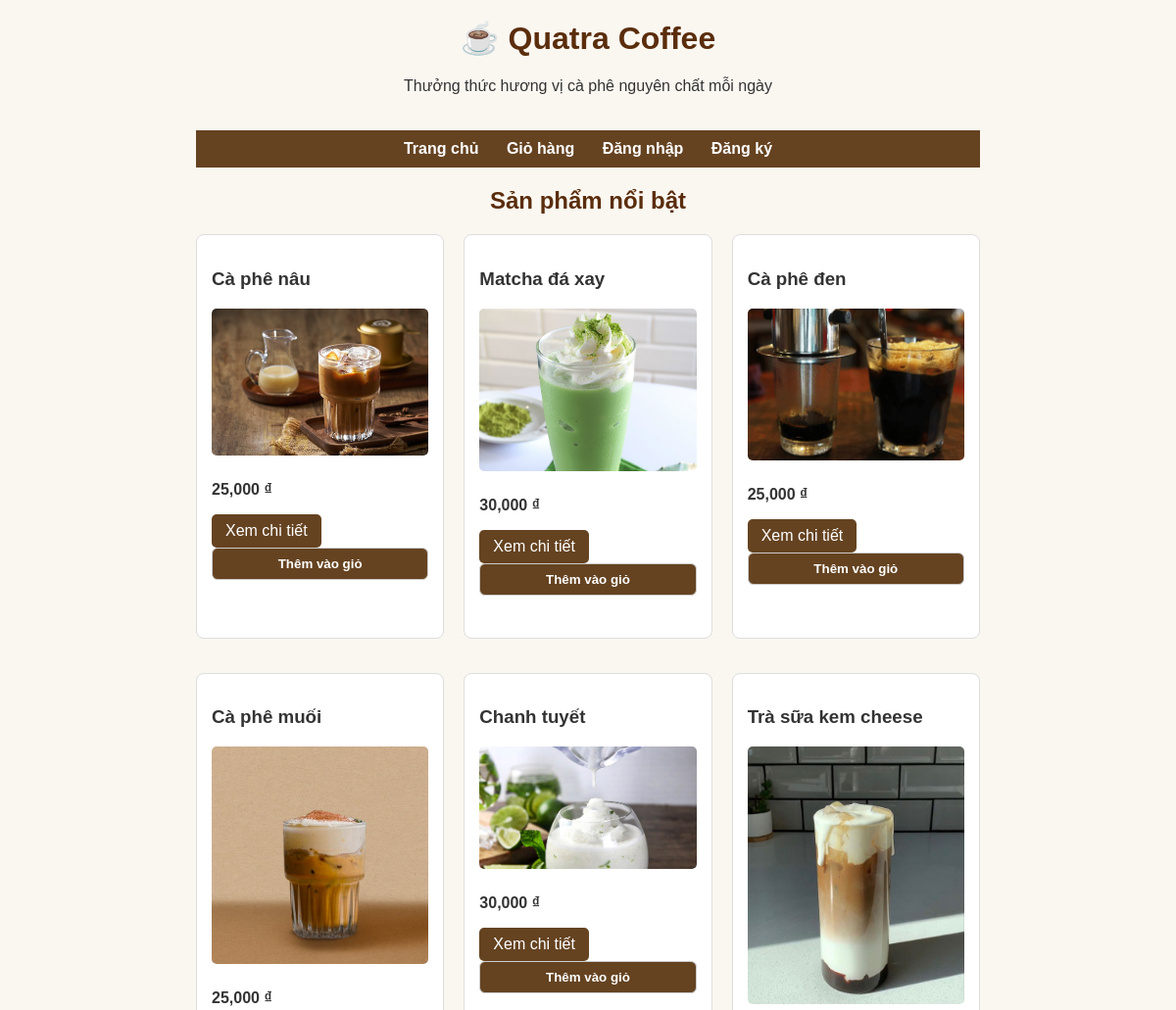
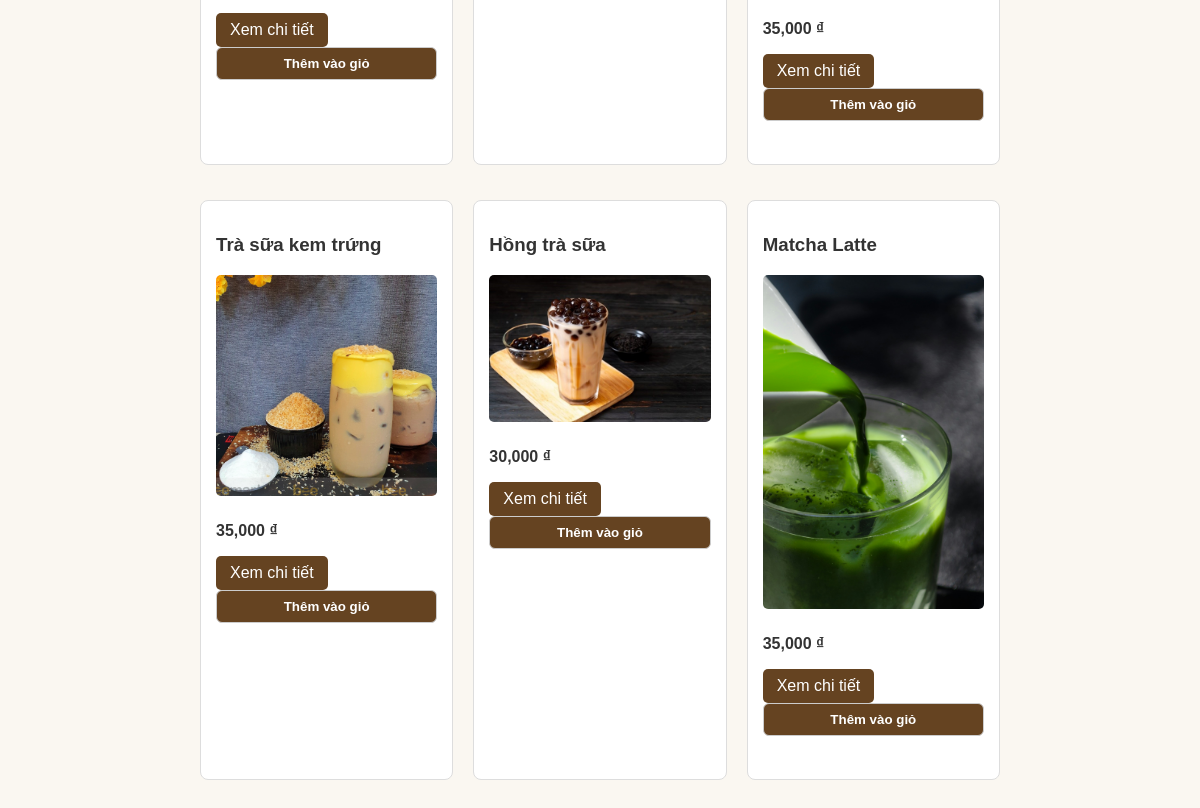
The page / on the database its author committed (2 pictures, top to bottom).
### store/models.py (models this page shows, shortened)
class Product(models.Model):
    name = models.CharField(max_length=100)
    description = models.TextField(blank=True, null= True)
    price = models.DecimalField(max_digits=8, decimal_places=2)
    image = models.ImageField(upload_to='products/', blank=True)

### store/views.py (the view)
# urls.py: 2. Add a URL to urlpatterns:  path('', views.home, name='home')
def home(request):
    products = Product.objects.all()
    return render(request, 'store/home.html', {'products': products})

### store/templates/store/home.html (shortened to what this page needs)
{% extends 'store/base.html' %}
{% load cart_filters %}
{% load humanize %}
{% block content %}
<h2>Sản phẩm nổi bật</h2>
<div style="display: grid; grid-template-columns: repeat(auto-fit, minmax(250px, 1fr)); gap: 20px;">
{% for product in products %}
<div class="product">
    <h3>{{ product.name }}</h3>
    <img src="{{ product.image.url }}" alt="{{ product.name }}">
    <p><strong>{{ product.price|floatformat:0|intcomma }} ₫</strong></p>
    <a class="btn" href="{% url 'product_detail' product.id %}">Xem chi tiết</a>
    <form method="post" action="{% url 'add_to_cart' product.id %}">
        <button type="submit">Thêm vào giỏ</button>
    </form>
</div>
{% endfor %}
</div>
{% endblock %}

### store/templates/store/base.html (shortened to what this page needs)
<!DOCTYPE html>
<html lang="vi">
<head>
     {% load static %}
    <link rel="stylesheet" href="{% static 'css/style.css' %}">
</head>
<body>
    <header>
        <h1>☕ Quatra Coffee</h1>
        <p>Thưởng thức hương vị cà phê nguyên chất mỗi ngày</p>
    </header>
    <nav>
        <a href="{% url 'home' %}">Trang chủ</a>
        <a href="{% url 'cart' %}">Giỏ hàng</a>
        {% if user.is_authenticated %}
            <a href="{% url 'logout' %}">Đăng xuất</a>
        {% else %}
            <a href="{% url 'login' %}">Đăng nhập</a>
            <a href="{% url 'register' %}">Đăng ký</a>
        {% endif %}
    </nav>
    <main>
        {% block content %}
        {% endblock %}
    </main>
</body>
</html>

### static/css/style.css (style rules this page uses)
body { font-family: Arial, sans-serif; background-color: #fdf6ee; color: #3e2c23; margin: 0; padding: 0; }
h2 { text-align: center; color: #6b3e26; }

### store/templates/store/base.html (style rules this page uses)
body { font-family: Arial, sans-serif; max-width: 800px; margin: 0 auto; padding: 20px; background-color: #faf7f1; color: #333; }
header { text-align: center; padding-bottom: 20px; }
nav { background-color: #654321; padding: 10px; text-align: center; }
nav a { color: white; margin: 0 12px; text-decoration: none; font-weight: bold; }
h1, h2 { color: #5a2d0c; }
.product { border: 1px solid #ddd; border-radius: 8px; padding: 15px; margin-bottom: 15px; background-color: #fff; }
img { max-width: 100%; border-radius: 5px; }
form input, form textarea, form button, form select { width: 100%; margin-bottom: 12px; padding: 8px; border: 1px solid #ccc; border-radius: 6px; }
form button { background-color: #654321; color: white; font-weight: bold; cursor: pointer; }
.btn { display: inline-block; padding: 8px 14px; background-color: #654321; color: white; text-decoration: none; border-radius: 5px; }
img { max-width: 100%; height: auto; border-radius: 5px; margin-bottom: 10px; }

### rows shown on the page
Product: name "Cà phê nâu", image (picture), price "25,000"
Product: name "Matcha đá xay", image (picture), price "30,000"
Product: name "Cà phê đen", image (picture), price "25,000"
Product: name "Cà phê muối", image (picture), price "25,000"
Product: name "Chanh tuyết", image (picture), price "30,000"
Product: name "Trà sữa kem cheese", image (picture), price "35,000"
Product: name "Trà sữa kem trứng", image (picture), price "35,000"
Product: name "Hồng trà sữa", image (picture), price "30,000"
Product: name "Matcha Latte", image (picture), price "35,000"
